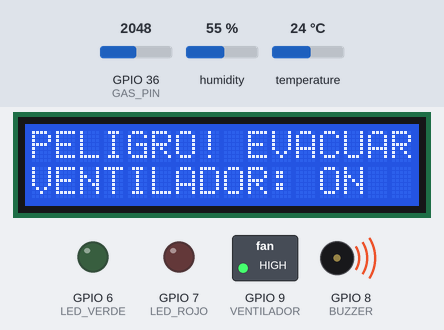
Recording of a program running on a simulated ESP32. On the bench: 16×2 character LCD, switched loads named in the program (green lamp = pin HIGH), output pins drawn as LEDs (lit = HIGH), buzzer (waves = sounding). The inputs (shaded band) are chosen by the test bench; at power-on: GPIO 36 (GAS_PIN) = 2048, temperature 24 °C, humidity 55 %. What the program prints to the serial monitor is not drawn.

Above: at 2.75 s.
2.8 s: GPIO 36 (GAS_PIN) set to 847
4.9 s: GPIO 36 (GAS_PIN) set to 756
At 5.75 s:
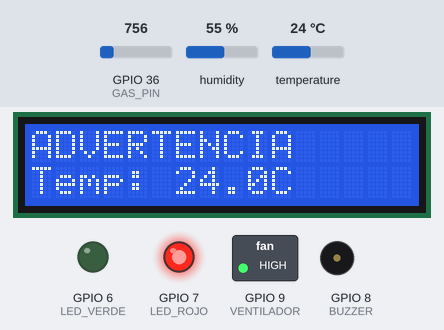
7.6 s: GPIO 36 (GAS_PIN) set to 441
9.3 s: GPIO 36 (GAS_PIN) set to 367
At 11.6 s:
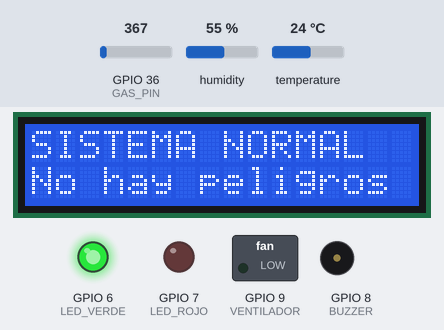
16.0 s: temperature set to 29.4 °C
At 19.3 s:
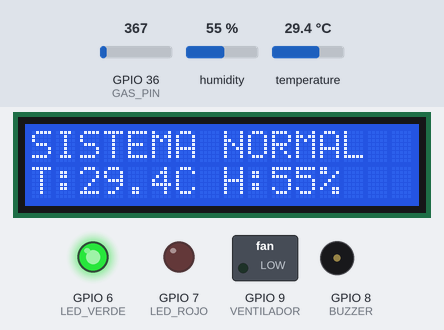
21.1 s: temperature set to 30.3 °C
At 22.3 s:
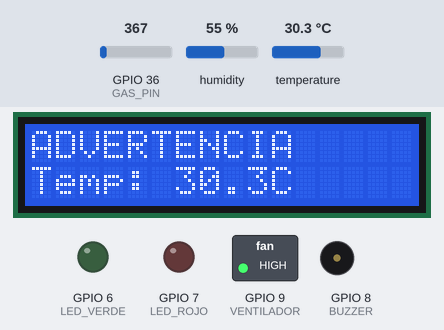
Timing chart, 0 to 24.2 s (numbered marks = the images above; inputs shaded):
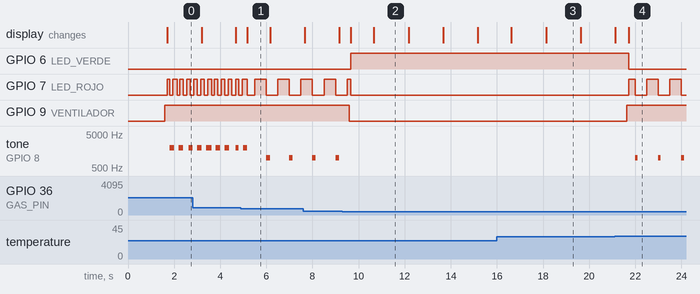

The program:

main.cpp
```cpp
#include <Arduino.h>

//Librerias
#include <Wire.h>
#include <LiquidCrystal_I2C.h>
#include <DHT.h>

//  Pines ARDUINO
#define DHTPIN       2
#define DHTTYPE      DHT22
#define GAS_PIN      A0
#define LED_VERDE    6
#define LED_ROJO     7
#define BUZZER       8
#define VENTILADOR   9

// Datos de Prueba
const float TEMP_ADVERTENCIA = 30.0;
const float TEMP_INCENDIO    = 40.0;
const int   GAS_ADVERTENCIA  = 400;
const int   GAS_PELIGRO      = 800;

LiquidCrystal_I2C lcd(0x27, 16, 2);
DHT dht(DHTPIN, DHTTYPE);

//Estados de la Habitacion
enum Estado { NORMAL, ADVERTENCIA, FUGA_GAS, INCENDIO };
Estado estado = NORMAL;
Estado estadoAnterior = INCENDIO;


float temperatura = 25.0;
float humedad = 50.0;
int   gas = 0;
bool  ventilador = false;

unsigned long ultimaLectura = 0;
unsigned long ultimoCambioPantalla = 0;
bool pantallaAlterna = false;

// Escribimos en la pantalla
void escribirLinea(int fila, String texto) {
  while (texto.length() < 16) texto += " ";
  lcd.setCursor(0, fila);
  lcd.print(texto.substring(0, 16));
}

//leemos el resultado de los sensores
void leerSensores() {
  float t = dht.readTemperature();
  float h = dht.readHumidity();
  if (!isnan(t)) temperatura = t;
  if (!isnan(h)) humedad = h;
  gas = analogRead(GAS_PIN);


//Condicionamos las alertas con el limite soportado
  if (temperatura >= TEMP_INCENDIO) {
    estado = INCENDIO;
  } else if (gas >= GAS_PELIGRO) {
    estado = FUGA_GAS;
  } else if (temperatura >= TEMP_ADVERTENCIA || gas >= GAS_ADVERTENCIA) {
    estado = ADVERTENCIA;
  } else {
    estado = NORMAL;
  }

  // El ventilador se activa solo en peligro
  ventilador = (estado == INCENDIO || estado == FUGA_GAS || estado == ADVERTENCIA);
  digitalWrite(VENTILADOR, ventilador ? HIGH : LOW);

  Serial.print("Temp: "); Serial.print(temperatura);
  Serial.print(" C | Hum: "); Serial.print(humedad);
  Serial.print(" % | Gas: "); Serial.print(gas);
  Serial.print(" | Estado: "); Serial.print(estado);
  Serial.print(" | Ventilador: "); Serial.println(ventilador ? "ON" : "OFF");
}

void actualizarPantalla() {
  switch (estado) {
    case NORMAL:
      escribirLinea(0, "SISTEMA NORMAL");
      if (pantallaAlterna) escribirLinea(1, "No hay peligros");
      else escribirLinea(1, "T:" + String(temperatura, 1) + "C H:" + String(humedad, 0) + "%");
      break;

    case ADVERTENCIA:
      escribirLinea(0, "ADVERTENCIA");
      if (gas >= GAS_ADVERTENCIA && !pantallaAlterna) escribirLinea(1, "Humo detectado");
      else escribirLinea(1, "Temp: " + String(temperatura, 1) + "C");
      break;

    case FUGA_GAS:
      escribirLinea(0, "PELIGRO! EVACUAR");
      if (pantallaAlterna) escribirLinea(1, "VENTILADOR: ON");
      else escribirLinea(1, "FUGA DE GAS");
      break;

    case INCENDIO:
      escribirLinea(0, "!INCENDIO!");
      if (pantallaAlterna) escribirLinea(1, "VENTILADOR: ON");
      else escribirLinea(1, "ALARMA ACTIVADA");
      break;
  }
}

void actualizarSalidas() {
  unsigned long ahora = millis();

  switch (estado) {
    case NORMAL:
      digitalWrite(LED_VERDE, HIGH);
      digitalWrite(LED_ROJO, LOW);
      noTone(BUZZER);
      break;

    //Enciende Led rojo y hace un ruido
    case ADVERTENCIA:
      digitalWrite(LED_VERDE, LOW);
      digitalWrite(LED_ROJO, (ahora / 500) % 2);
      if (ahora % 1000 < 100) tone(BUZZER, 1000);
      else noTone(BUZZER);
      break;

    //Enciende led rojo con sonidos mas rapidos
    case FUGA_GAS:
      digitalWrite(LED_VERDE, LOW);
      digitalWrite(LED_ROJO, (ahora / 150) % 2);
      if ((ahora / 200) % 2) tone(BUZZER, 2000);
      else noTone(BUZZER);
      break;

    //led rojo mas una sirena en incedios
    case INCENDIO:
      digitalWrite(LED_VERDE, LOW);
      digitalWrite(LED_ROJO, HIGH);
      if ((ahora / 300) % 2) tone(BUZZER, 1500);
      else tone(BUZZER, 900);
      break;
  }
}

void setup() {
  Serial.begin(9600);
  pinMode(LED_VERDE, OUTPUT);
  pinMode(LED_ROJO, OUTPUT);
  pinMode(BUZZER, OUTPUT);
  pinMode(VENTILADOR, OUTPUT);

  dht.begin();
  lcd.init();
  lcd.backlight();
  escribirLinea(0, "Detector de");
  escribirLinea(1, "incendios...");
  delay(1500);
  lcd.clear();
}

void loop() {
  unsigned long ahora = millis();

  if (ahora - ultimaLectura >= 500) {
    ultimaLectura = ahora;
    leerSensores();
    actualizarPantalla();
  }


  if (ahora - ultimoCambioPantalla >= 1500) {
    ultimoCambioPantalla = ahora;
    pantallaAlterna = !pantallaAlterna;
    actualizarPantalla();
  }

  if (estado != estadoAnterior) {
    estadoAnterior = estado;
    lcd.clear();
    actualizarPantalla();
  }

  actualizarSalidas();
}
```

Measured:
- the behaviour switches between 800 and 799 on GPIO 36 (GAS_PIN) (found by bisection; images 0 and 1)
- the behaviour switches between 400 and 399 on GPIO 36 (GAS_PIN) (found by bisection; images 1 and 2)
- the behaviour switches between 29.9 and 30 °C on temperature (found by bisection; images 3 and 4)
- after the input at 4.9 s, the display: changes after 0.27 s (image 1)
- after the input at 9.3 s, GPIO 6 (LED_VERDE): LOW → HIGH after 0.37 s; GPIO 9 (VENTILADOR): HIGH → LOW after 0.30 s; tone on GPIO 8 (BUZZER): stops changing and stays silent; the display: first changes after 0.37 s (image 2 shows a later state)
- after the input at 16.0 s, the display: first differs from a run without the input after 2.1 s (image 3)
- after the input at 21.1 s, GPIO 6 (LED_VERDE): HIGH → LOW after 0.61 s; GPIO 7 (LED_ROJO): LOW → HIGH after 0.61 s, then repeats every 1.0 s: LOW 0.50 s, HIGH 0.50 s
- by itself, tone on GPIO 8 (BUZZER): repeats every 1.0 s: silent 0.83 s, 1000 Hz 0.16 s
